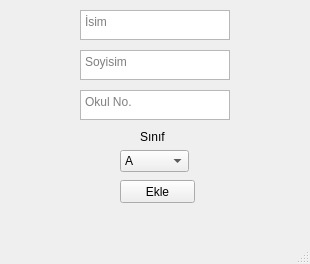
<?xml version="1.0" encoding="UTF-8"?>
<ui version="4.0">
 <class>MainWindow</class>
 <widget class="QMainWindow" name="MainWindow">
  <property name="geometry">
   <rect>
    <x>0</x>
    <y>0</y>
    <width>310</width>
    <height>264</height>
   </rect>
  </property>
  <property name="windowTitle">
   <string>MainWindow</string>
  </property>
  <widget class="QWidget" name="centralwidget">
   <widget class="QPushButton" name="pushButton">
    <property name="geometry">
     <rect>
      <x>120</x>
      <y>180</y>
      <width>75</width>
      <height>23</height>
     </rect>
    </property>
    <property name="text">
     <string>Ekle</string>
    </property>
   </widget>
   <widget class="QTextEdit" name="soyisim">
    <property name="geometry">
     <rect>
      <x>80</x>
      <y>50</y>
      <width>150</width>
      <height>30</height>
     </rect>
    </property>
    <property name="placeholderText">
     <string>Soyisim</string>
    </property>
   </widget>
   <widget class="QTextEdit" name="okulno">
    <property name="geometry">
     <rect>
      <x>80</x>
      <y>90</y>
      <width>150</width>
      <height>30</height>
     </rect>
    </property>
    <property name="placeholderText">
     <string>Okul No.</string>
    </property>
   </widget>
   <widget class="QTextEdit" name="isim">
    <property name="geometry">
     <rect>
      <x>80</x>
      <y>10</y>
      <width>150</width>
      <height>30</height>
     </rect>
    </property>
    <property name="toolTip">
     <string/>
    </property>
    <property name="placeholderText">
     <string>İsim</string>
    </property>
   </widget>
   <widget class="QComboBox" name="comboBox">
    <property name="geometry">
     <rect>
      <x>120</x>
      <y>150</y>
      <width>69</width>
      <height>22</height>
     </rect>
    </property>
    <item>
     <property name="text">
      <string>A</string>
     </property>
    </item>
    <item>
     <property name="text">
      <string>B</string>
     </property>
    </item>
    <item>
     <property name="text">
      <string>C</string>
     </property>
    </item>
    <item>
     <property name="text">
      <string>D</string>
     </property>
    </item>
   </widget>
   <widget class="QLabel" name="label">
    <property name="geometry">
     <rect>
      <x>140</x>
      <y>130</y>
      <width>47</width>
      <height>13</height>
     </rect>
    </property>
    <property name="text">
     <string>Sınıf</string>
    </property>
   </widget>
  </widget>
  <widget class="QMenuBar" name="menubar">
   <property name="geometry">
    <rect>
     <x>0</x>
     <y>0</y>
     <width>310</width>
     <height>21</height>
    </rect>
   </property>
  </widget>
  <widget class="QStatusBar" name="statusbar"/>
 </widget>
 <resources/>
 <connections/>
</ui>
